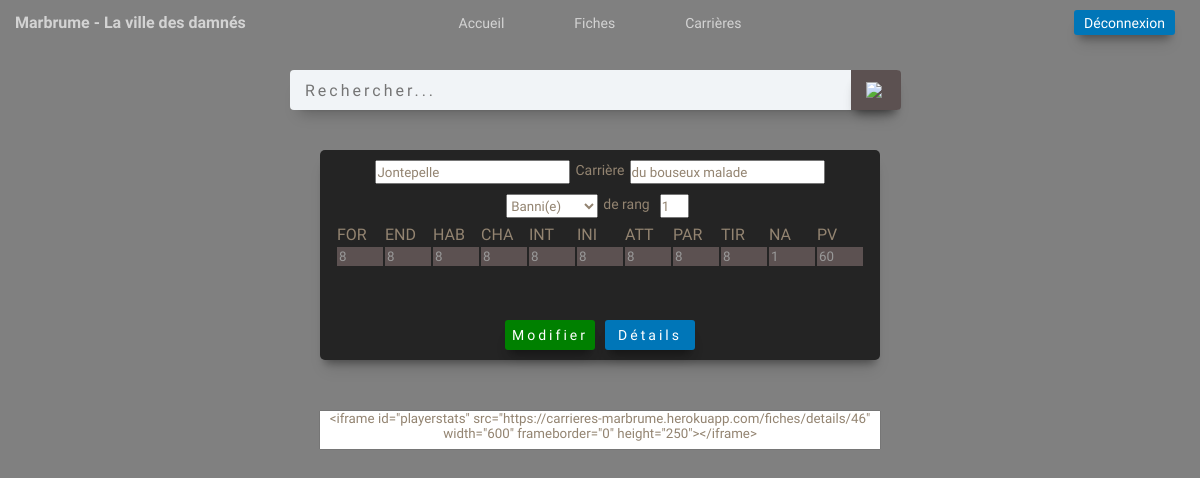
The app's page /fiches/46 (signed in) with its own data.
### fiches/models.py (models this page shows, shortened)
class CharacterSheet(models.Model):
    name = models.CharField(max_length=50, blank=True, null=True)
    group = models.CharField(
        max_length=50, choices=CHOICES, default='Groupe', blank=False, null=True)
    rank = models.IntegerField(blank=True, null=True)
    path = models.CharField(max_length=50, blank=True, null=True)
    For = models.IntegerField(blank=True, null=True, default=8)
    End = models.IntegerField(blank=True, null=True, default=8)
    Hab = models.IntegerField(blank=True, null=True, default=8)
    Char = models.IntegerField(blank=True, null=True, default=8)
    Int = models.IntegerField(blank=True, null=True, default=8)
    Ini = models.IntegerField(blank=True, null=True, default=8)
    Att = models.IntegerField(blank=True, null=True, default=8)
    Par = models.IntegerField(blank=True, null=True, default=8)
    Tir = models.IntegerField(blank=True, null=True, default=8)
    Na = models.IntegerField(blank=True, null=True, default=1)
    Pv = models.IntegerField(blank=True, null=True, default=60)
    created = models.TimeField(auto_now_add=True, null=True)
    class Meta:
        ordering = ['-created']

### fiches/views.py (the view)
# urls.py: path('fiches/<str:pk>', views.fiche, name="charsheet"),
@login_required(login_url='login')
def fiche(request, pk):
    fiche = CharacterSheet.objects.get(id=pk)
    page_title = f"Carrière {fiche.name}"
    if request.method == "POST":
        form = CharacterSheetForm(request.POST)
        if form.is_valid():
            fiche = form.save(commit=False)
            fiche.save()
            return redirect('/')
    context = {'page_title': page_title, 'fiche': fiche, 'proxy': PROXY, 'url': URL}
    return render(request, 'fiches/sheets.html', context)

### fiches/templates/fiches/sheets.html (shortened to what this page needs)
{% extends "fiches/index.html" %}
{% load static %}
{% block content %}
<div class="container">
    <div class="sheet-container">
        <form action="{% url 'edit' fiche.id %}" method="POST" name="sheet-form">
        <table class="sheet-table">
            <div class="sheet-table-header">
                <input type="text" name="name" class="sheet-name" value="{{fiche.name}}">
                <p> Carrière </p>
                <input type="text" name="path" name="path" class="sheet-group" value="{{fiche.path}}">
            </div>
            <div class="sheet-table-header sub">
                <select name="group" >
                    <option selected="{{fiche.group}}" value="{{fiche.group}}">{{fiche.group}}</option>
                  </select>
                <p>de rang</p>
                <input type="number" name="rank" value="{{fiche.rank}}">
            </div>
            <tr>
                <td style="border-bottom: none;">FOR</td>
                <td style="border-bottom: none;">END</td>
                <td style="border-bottom: none;">HAB</td>
                <td style="border-bottom: none;">CHA</td>
                <td style="border-bottom: none;">INT</td>
                <td style="border-bottom: none;">INI</td>
                <td style="border-bottom: none;">ATT</td>
                <td style="border-bottom: none;">PAR</td>
                <td style="border-bottom: none;">TIR</td>
                <td style="border-bottom: none;">NA</td>
                <td style="border-bottom: none;">PV</td>
            </tr>
            <tr>
                <td><input type="number" name="For" min="4" max="16" value="{{fiche.For}}"></td>
                <td><input type="number" name="End" min="4" max="16" value="{{fiche.End}}"></td>
                <td><input type="number" name="Hab" min="4" max="16" value="{{fiche.Hab}}"></td>
                <td><input type="number" name="Char" min="4" max="16" value="{{fiche.Char}}"></td>
                <td><input type="number" name="Int" min="4" max="16" value="{{fiche.Int}}"></td>
                <td><input type="number" name="Ini" min="4" max="16" value="{{fiche.Ini}}"></td>
                <td><input type="number" name="Att" min="4" max="16" value="{{fiche.Att}}"></td>
                <td><input type="number" name="Par" min="4" max="16" value="{{fiche.Par}}"></td>
                <td><input type="number" name="Tir" min="4" max="16" value="{{fiche.Tir}}"></td>
                <td><input type="number" name="Na" min="1" max="16" value="{{fiche.Na}}"></td>
                <td><input type="number" name="Pv" min="60" max="120" value="{{fiche.Pv}}"></td>
            </tr>
            <div class="sheet-table-btns-grp">
                <button type="submit" class="sheet-table-btn">Modifier</button>
            <a class="btn-link" href="{% url 'charsheet_details' fiche.id %}"><div class="sheet-table-btn details button">Détails</div></a>
            </div>
        </table>
    </form>
    </div>
<textarea class="sheet_url"><iframe id="playerstats" src="{{url}}{{fiche.id}}" width="600" frameborder="0" height="250"></iframe></textarea>
</div>
{% endblock %}

### static/styles/main.css (style rules this page uses)
* { margin: 0; padding: 0; color: #938471; transition: 250ms all; font-family: "Caudex", serif; }
a { text-decoration: none; color: inherit; }
body, html { width: 100%; height: 100%; background-image: url(../images/5aDIbZs.png); background-color: #808080; overflow: hidden; }
button, .button { border: none !important; outline: none !important; border-radius: 3px; cursor: pointer !important; box-shadow: rgb(0 0 0 / 12%) 0px 13px 15px -5px, rgb(0 0 0 / 35%) 0px 8px 8px -5px; }
.container { position: absolute; width: 100%; top: 50px; bottom: 0px; }

### static/styles/sheets.css (style rules this page uses)
.sheet-container { position: relative; left: 50%; width: 560px; height: 210px; margin-top: 100px; margin-bottom: 50px; border-radius: 5px; transform: translateX(-50%); box-shadow: rgb(0 0 0 / 12%) 0px 13px 15px -5px, rgb(0 0 0 / 35%) 0px 8px 8px -5px; background-image: url(../images/yNoKK6g.png); background-color: #242424; }
.sheet_url { position: relative; left: 50%; width: 560px; height: 38px; transform: translateX(-50%); text-align: center; resize: none; }

### static/styles/tables.css (style rules this page uses)
.sheet-table { position: relative; width: 560px; top: 15px; display: flex; justify-content: center; }
.sheet-table input { width: 42px; background-color: #5c5151; border: 2px solid #5c5151; color: #999999; }
.sheet-table-header { position: relative; display: flex; justify-content: center; top: 10px; }
.sheet-table-header input { margin: 0 5px 0 5px; }
.sheet-table-header input { height: 20px; }
.sheet-table-header p { position: relative; bottom: -2px; font-size: 14px !important; }
.sub { margin-top: 10px; }
.sub input { width: 25px; }
.sub p { margin: 0 5px 0 5px; }
.sheet-table-btns-grp { position: absolute; display: flex; left: 50%; bottom: 10px; transform: translateX(-50%); }
.sheet-table-btn { position: relative; display: flex; align-items: center; justify-content: center; font-size: 14px; width: 90px; height: 30px; margin: 0 5px 0 5px; background-color: green; color: #ffffff !important; letter-spacing: 3px; }
.details { background-color: #0076B8; }

### records on screen
CharacterSheet: name "Jontepelle", path "du bouseux malade", group "Banni(e)", rank "1", For "8", End "8", Hab "8", Char "8", Int "8", Ini "8", Att "8", Par "8", Tir "8", Na "1", Pv "60", id "<iframe id=\"playerstats\" src=\"https://carrieres-marbrume.herokuapp.com/fiches/details/46\" width=\"600\" frameborder=\"0\" height=\"250\"></iframe>"
